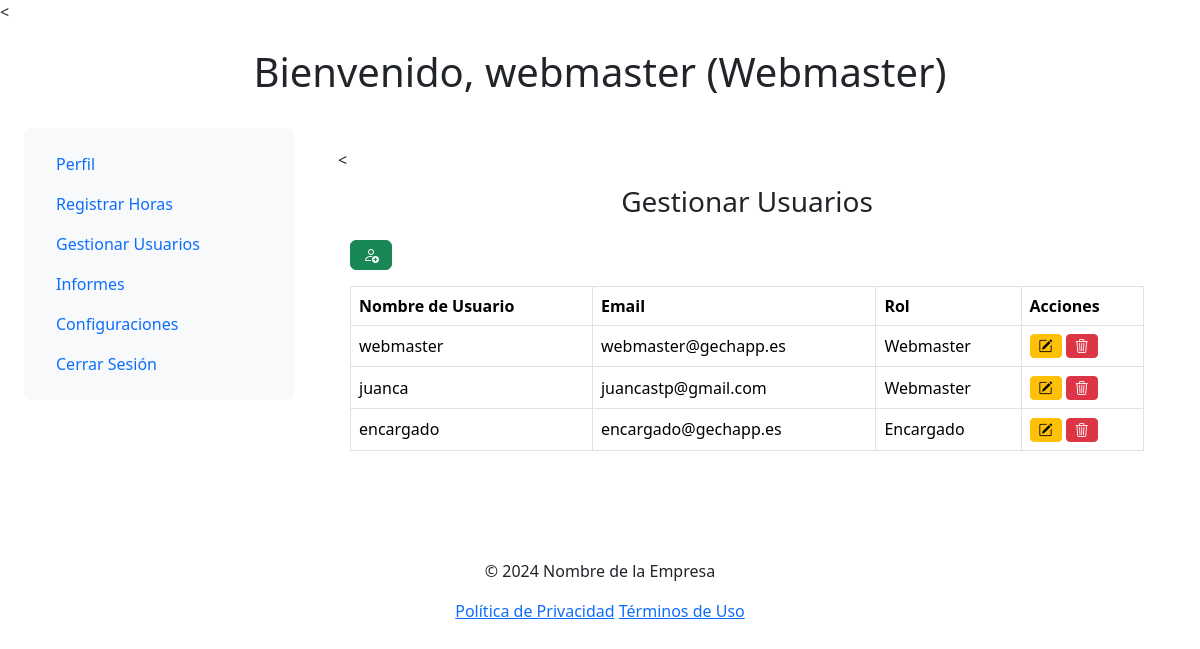
/dashboard.php?page=manage_users (signed in), run on an earlier commit of the app's database.
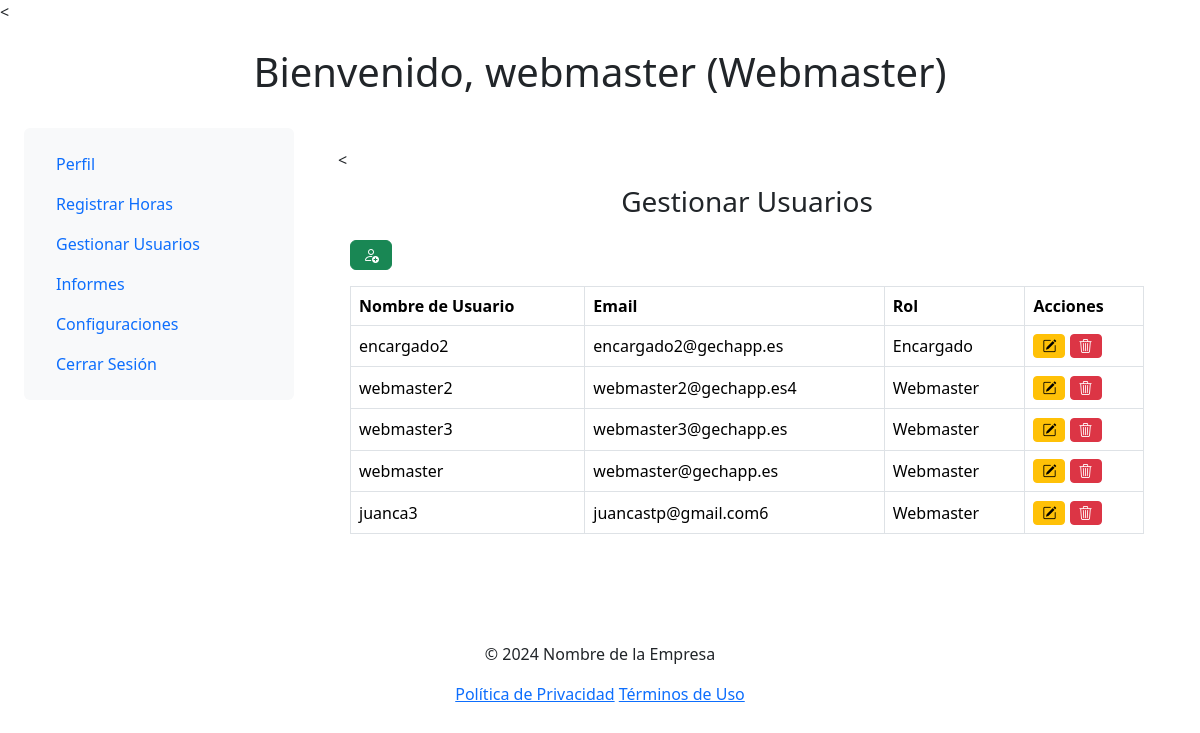
And on a later commit of the database.
### tables this page shows
CREATE TABLE `users` (
  `id` int(11) NOT NULL,
  `username` varchar(50) NOT NULL,
  `email` varchar(100) NOT NULL,
  `password` varchar(255) NOT NULL,
  `created_at` timestamp NOT NULL DEFAULT current_timestamp(),
  `role_id` int(11) DEFAULT NULL
);

CREATE TABLE `roles` (
  `id` int(11) NOT NULL,
  `role_name` varchar(50) NOT NULL
);

### manage_users.php (the view, shortened to what this page needs)
<?php
include('db_config.php');
$sql = "SELECT u.id, u.username, u.email, r.role_name FROM users u JOIN roles r ON u.role_id = r.id";
$result = $conn->query($sql);
?>
<!DOCTYPE html>
<html lang="es">
<head>
    <link href="https://cdn.jsdelivr.net/npm/bootstrap@5.3.3/dist/css/bootstrap.min.css" rel="stylesheet">
    <link rel="stylesheet" href="https://cdn.jsdelivr.net/npm/bootstrap-icons@1.11.3/font/bootstrap-icons.min.css">
</head>
<body>
<header class="container text-center py-2">
    <h3>Gestionar Usuarios</h3>
</header>
<main class="container">
    <div class="row mb-3">
        <div class="col-md-12 text-right">
            <a href="#" class="btn btn-success" data-toggle="modal" data-target="#addUserModal"><i class="bi bi-person-add"></i></a>
        </div>
    </div>
    <div class="row">
        <div class="col-md-12">
            <div class="table-responsive">
                <table class="table table-hover table-bordered">
                    <thead class="thead-dark">
                        <tr>
                            <th>Nombre de Usuario</th>
                            <th>Email</th>
                            <th>Rol</th>
                            <th>Acciones</th>
                        </tr>
                    </thead>
                    <tbody>
                        <?php while ($row = $result->fetch_array()): ?>
                        <tr>
                            <td><?php echo htmlspecialchars($row['username']); ?></td>
                            <td><?php echo htmlspecialchars($row['email']); ?></td>
                            <td><?php echo htmlspecialchars($row['role_name']); ?></td>
                            <td>
                                <a href="#" class="btn btn-warning btn-sm" data-toggle="modal" data-target="#editUserModal<?php echo $row['id']; ?>"><i class="bi bi-pencil-square"></i></a>
                                <a href="#" class="btn btn-danger btn-sm" data-toggle="modal" data-target="#confirmDeleteModal<?php echo $row['id']; ?>"><i class="bi bi-trash3"></i></a>
                            </td>
                        </tr>
                        <?php endwhile; ?>
                    </tbody>
                </table>
            </div>
        </div>
    </div>
</main>
</body>
</html>

### dashboard.php (shortened to what this page needs)
<?php
include('db_config.php');
$user_id = $_SESSION['user_id'];
$sql = "SELECT role_id, username, email, role_name FROM users u JOIN roles r ON u.role_id = r.id WHERE u.id = ?";
$stmt = $conn->prepare($sql);
$stmt->bind_param("i", $user_id);
$stmt->execute();
$stmt->bind_result($role_id, $username, $email, $role_name);
?>
<!DOCTYPE html>
<html lang="es">
<head>
    <link href="https://cdn.jsdelivr.net/npm/bootstrap@5.3.3/dist/css/bootstrap.min.css" rel="stylesheet">
    <link rel="stylesheet" href="https://cdnjs.cloudflare.com/ajax/libs/bootstrap-icons/1.5.0/font/bootstrap-icons.min.css">
    <link rel="stylesheet" href="https://cdn.jsdelivr.net/npm/bootstrap-icons@1.11.3/font/bootstrap-icons.min.css">
</head>
<body>
    <div class="container-fluid full-width-container">
        <header class="container-fluid text-center py-4">
            <h1>Bienvenido, <?php echo htmlspecialchars($username); ?> (<?php echo htmlspecialchars($role_name); ?>)</h1>
        </header>
        <main class="container-fluid">
            <div class="row no-gutters">
                <div class="col-md-3">
                    <nav class="nav flex-column bg-light p-3 rounded">
                        <a class="nav-link" href="profile.php">Perfil</a>
                        <a class="nav-link" href="#" onclick="loadRegisterHours()">Registrar Horas</a>
                        <?php if ($role_id == 1 || $role_id == 2): ?>
                            <a class="nav-link" href="dashboard.php?page=manage_users">Gestionar Usuarios</a>
                        <?php endif; ?>
                        <a class="nav-link" href="reports.php">Informes</a>
                        <a class="nav-link" href="settings.php">Configuraciones</a>
                        <a class="nav-link" href="logout.php">Cerrar Sesión</a>
                    </nav>
                </div>
                <div class="col-md-9">
                    <div class="content" id="contentArea">
                        <?php
                        if (isset($_GET['page'])) {
                            $page = $_GET['page'];
                            if ($page == 'manage_users' && ($role_id == 1 || $role_id == 2)) {
                                include('manage_users.php');
                            }
                        } else {
                            echo "<h2>Dashboard</h2><p>Bienvenido al sistema de control horario.</p>";
                        }
                        ?>
                    </div>
                </div>
            </div>
        </main>
        <footer class="container-fluid text-center py-4 mt-5">
            <p>© 2024 Nombre de la Empresa</p>
            <nav>
                <a href="privacy_policy.php">Política de Privacidad</a>
                <a href="terms_of_use.php">Términos de Uso</a>
            </nav>
        </footer>
    </div>
    <link href="https://cdn.jsdelivr.net/npm/bootstrap@5.3.3/dist/css/bootstrap.min.css" rel="stylesheet">
    <link rel="stylesheet" href="https://cdnjs.cloudflare.com/ajax/libs/bootstrap-icons/1.5.0/font/bootstrap-icons.min.css">
    <link rel="stylesheet" href="https://cdn.jsdelivr.net/npm/bootstrap-icons@1.11.3/font/bootstrap-icons.min.css">
</body>
</html>

### dashboard.php (style rules this page uses)
.full-width-container { width: 100%; margin: 0; padding: 0; }
body { margin: 0; padding: 0; }
main { margin: 0; padding: 0; }
.content { padding: 20px; }

### manage_users.php (style rules this page uses)
body { background-color: #f8f9fa; }
.container { margin-top: 5px; }
.table th, .table td { vertical-align: middle; }
header.container { padding-top: 5px; }

What changed in the data, as far as the page shows it:
removed users: username "juanca", email "juancastp@gmail.com", role.role_name "Webmaster"
removed users: username "encargado", email "encargado@gechapp.es", role.role_name "Encargado"
added users: username "encargado2", email "encargado2@gechapp.es", role.role_name "Encargado"
added users: username "webmaster2", email "webmaster2@gechapp.es4", role.role_name "Webmaster"
added users: username "webmaster3", email "webmaster3@gechapp.es", role.role_name "Webmaster"
added users: username "juanca3", email "juancastp@gmail.com6", role.role_name "Webmaster"
